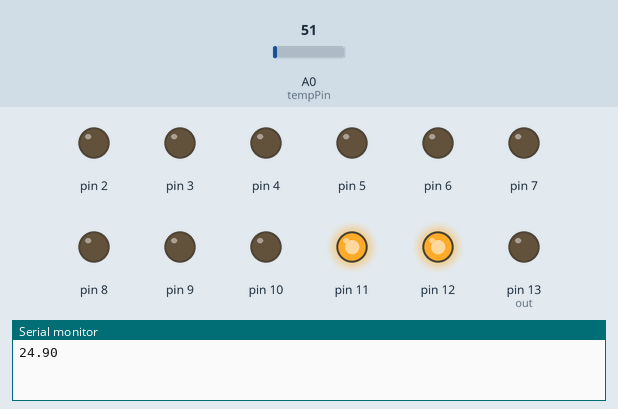
Recording of a sketch running on a simulated Arduino Uno, built with avr-gcc and run on an emulated ATmega328P. Shown: output pins drawn as LEDs (lit = HIGH), the last lines printed to the serial monitor. The test bench sets the inputs (shaded band); at power-on: A0 (tempPin) = 51.

Above: at 0.05 s.
At 1.35 s:
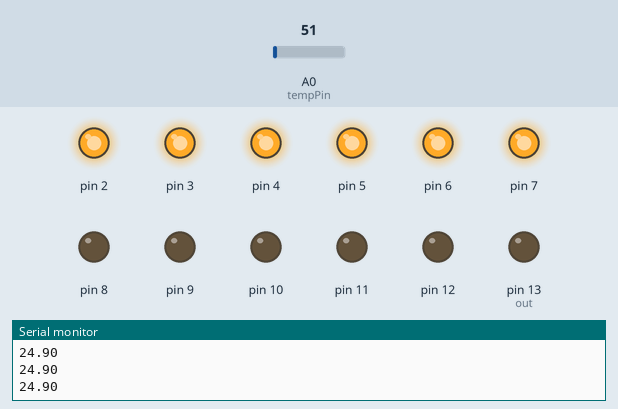
At 2.85 s:
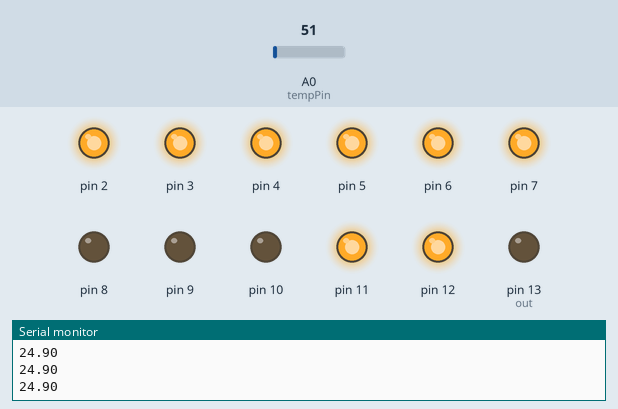
Timing chart, 0 to 3.1 s (numbered marks = the images above):
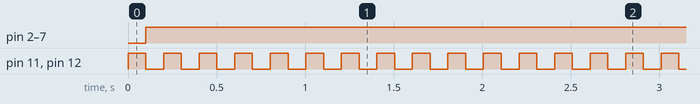

The sketch:

exerc_5_1_c.ino
```cpp
int tempPin = A0;    // select the input pin for the potentiometer
int sensorValue = 0;  // variable to store the value coming from the sensor
int out = 13;


void setup() {
  Serial.begin(9600);
  pinMode(out,OUTPUT);

  for(int i = 2; i <= 12; i++)
    pinMode(i,OUTPUT);
}

void loop() {
    sensorValue = analogRead(tempPin);
    float voltage = (sensorValue/1024.0) * 5;

    Serial.print(voltage*100);
    Serial.print("\n");

    calc_Digits();

    delay(100);
}

void calc_Digits() {

    digitalWrite(11, HIGH);
    digitalWrite(12, HIGH);

    delay(100);

//    for(int i = 2; i <= 8; i++){
//      digitalWrite(i, HIGH);
//    }

    digitalWrite(2, HIGH);
    digitalWrite(3, HIGH);
    digitalWrite(4, HIGH);
    digitalWrite(5, HIGH);
    digitalWrite(6, HIGH);
    digitalWrite(7, HIGH);
    digitalWrite(8, LOW);

    digitalWrite(11, LOW);
    digitalWrite(12, LOW);
}
```

Measured:
- by itself, pin 2–7: LOW → HIGH at 0.10 s
- by itself, pin 11, pin 12: alternates HIGH for 0.10 s and LOW for 0.10 s
